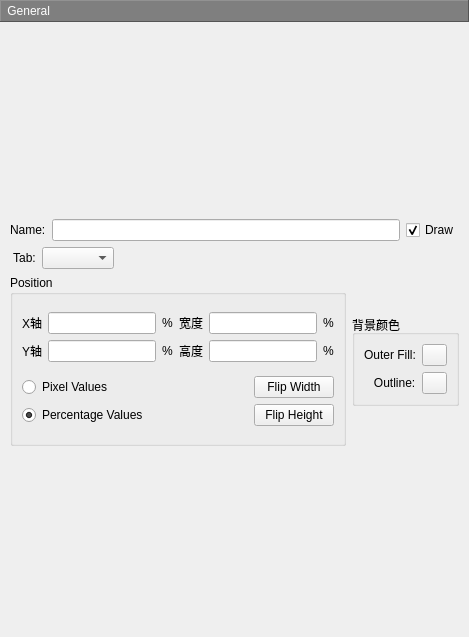
       <widget class="QWidget" name="page">
        <layout class="QVBoxLayout" name="verticalLayout_64" stretch="0,1,0,0,0,1">
         <property name="leftMargin">
          <number>0</number>
         </property>
         <property name="topMargin">
          <number>0</number>
         </property>
         <property name="rightMargin">
          <number>0</number>
         </property>
         <property name="bottomMargin">
          <number>0</number>
         </property>
         <item>
          <widget class="QLabel" name="label_163">
           <property name="minimumSize">
            <size>
             <width>0</width>
             <height>22</height>
            </size>
           </property>
           <property name="styleSheet">
            <string notr="true">background-color: rgb(127, 127, 127);
color: rgb(255, 255, 255);</string>
           </property>
           <property name="frameShape">
            <enum>QFrame::Panel</enum>
           </property>
           <property name="frameShadow">
            <enum>QFrame::Raised</enum>
           </property>
           <property name="text">
            <string> General</string>
           </property>
          </widget>
         </item>
         <item>
          <spacer name="verticalSpacer">
           <property name="orientation">
            <enum>Qt::Vertical</enum>
           </property>
           <property name="sizeHint" stdset="0">
            <size>
             <width>20</width>
             <height>191</height>
            </size>
           </property>
          </spacer>
         </item>
         <item>
          <layout class="QHBoxLayout" name="horizontalLayout_3">
           <property name="leftMargin">
            <number>10</number>
           </property>
           <property name="rightMargin">
            <number>10</number>
           </property>
           <item>
            <widget class="QLabel" name="label">
             <property name="text">
              <string>Name:</string>
             </property>
            </widget>
           </item>
           <item>
            <widget class="QLineEdit" name="lineEdit_plotName"/>
           </item>
           <item>
            <widget class="QCheckBox" name="checkBox_draw">
             <property name="text">
              <string>Draw</string>
             </property>
             <property name="checked">
              <bool>true</bool>
             </property>
            </widget>
           </item>
          </layout>
         </item>
         <item>
          <layout class="QHBoxLayout" name="horizontalLayout_4">
           <property name="leftMargin">
            <number>10</number>
           </property>
           <property name="rightMargin">
            <number>10</number>
           </property>
           <item>
            <widget class="QLabel" name="label_2">
             <property name="text">
              <string> Tab:</string>
             </property>
            </widget>
           </item>
           <item>
            <widget class="QComboBox" name="comboBox_tabName"/>
           </item>
           <item>
            <spacer name="horizontalSpacer">
             <property name="orientation">
              <enum>Qt::Horizontal</enum>
             </property>
             <property name="sizeHint" stdset="0">
              <size>
               <width>40</width>
               <height>20</height>
              </size>
             </property>
            </spacer>
           </item>
          </layout>
         </item>
         <item>
          <layout class="QHBoxLayout" name="horizontalLayout_5">
           <property name="leftMargin">
            <number>10</number>
           </property>
           <property name="rightMargin">
            <number>10</number>
           </property>
           <item>
            <widget class="QGroupBox" name="groupBox_3">
             <property name="title">
              <string>Position</string>
             </property>
             <layout class="QVBoxLayout" name="verticalLayout_63">
              <item>
               <layout class="QGridLayout" name="gridLayout">
                <item row="1" column="0">
                 <widget class="QLabel" name="label_4">
                  <property name="text">
                   <string>Y轴</string>
                  </property>
                 </widget>
                </item>
                <item row="1" column="1">
                 <widget class="QLineEdit" name="lineEdit_plotPositionY"/>
                </item>
                <item row="1" column="4">
                 <widget class="QLineEdit" name="lineEdit_plotHeight"/>
                </item>
                <item row="0" column="1">
                 <widget class="QLineEdit" name="lineEdit_plotPositionX"/>
                </item>
                <item row="1" column="3">
                 <widget class="QLabel" name="label_6">
                  <property name="text">
                   <string>高度</string>
                  </property>
                 </widget>
                </item>
                <item row="0" column="3">
                 <widget class="QLabel" name="label_5">
                  <property name="text">
                   <string>宽度</string>
                  </property>
                 </widget>
                </item>
                <item row="0" column="4">
                 <widget class="QLineEdit" name="lineEdit_plotWidth"/>
                </item>
                <item row="0" column="0">
                 <widget class="QLabel" name="label_3">
                  <property name="text">
                   <string>X轴</string>
                  </property>
                 </widget>
                </item>
                <item row="0" column="2">
                 <widget class="QLabel" name="label_xPos">
                  <property name="text">
                   <string>%</string>
                  </property>
                 </widget>
                </item>
                <item row="1" column="2">
                 <widget class="QLabel" name="label_yPos">
                  <property name="text">
                   <string>%</string>
                  </property>
                 </widget>
                </item>
                <item row="0" column="5">
                 <widget class="QLabel" name="label_widthPos">
                  <property name="text">
                   <string>%</string>
                  </property>
                 </widget>
                </item>
                <item row="1" column="5">
                 <widget class="QLabel" name="label_heightPos">
                  <property name="text">
                   <string>%</string>
                  </property>
                 </widget>
                </item>
               </layout>
              </item>
              <item>
               <layout class="QGridLayout" name="gridLayout_22">
                <item row="0" column="0">
                 <widget class="QRadioButton" name="radioButton_pixel">
                  <property name="text">
                   <string>Pixel Values</string>
                  </property>
                 </widget>
                </item>
                <item row="0" column="1">
                 <spacer name="horizontalSpacer_104">
                  <property name="orientation">
                   <enum>Qt::Horizontal</enum>
                  </property>
                  <property name="sizeHint" stdset="0">
                   <size>
                    <width>40</width>
                    <height>20</height>
                   </size>
                  </property>
                 </spacer>
                </item>
                <item row="0" column="2">
                 <widget class="QPushButton" name="pushButton_flipWidth">
                  <property name="text">
                   <string>Flip Width</string>
                  </property>
                 </widget>
                </item>
                <item row="1" column="0">
                 <widget class="QRadioButton" name="radioButton_percent">
                  <property name="text">
                   <string>Percentage Values</string>
                  </property>
                  <property name="checked">
                   <bool>true</bool>
                  </property>
                 </widget>
                </item>
                <item row="1" column="1">
                 <spacer name="horizontalSpacer_105">
                  <property name="orientation">
                   <enum>Qt::Horizontal</enum>
                  </property>
                  <property name="sizeHint" stdset="0">
                   <size>
                    <width>40</width>
                    <height>20</height>
                   </size>
                  </property>
                 </spacer>
                </item>
                <item row="1" column="2">
                 <widget class="QPushButton" name="pushButton_flipHeight">
                  <property name="text">
                   <string>Flip Height</string>
                  </property>
                 </widget>
                </item>
               </layout>
              </item>
             </layout>
            </widget>
           </item>
           <item>
            <layout class="QVBoxLayout" name="verticalLayout_3" stretch="0,0,0">
             <item>
              <spacer name="verticalSpacer_27">
               <property name="orientation">
                <enum>Qt::Vertical</enum>
               </property>
               <property name="sizeHint" stdset="0">
                <size>
                 <width>20</width>
                 <height>40</height>
                </size>
               </property>
              </spacer>
             </item>
             <item>
              <widget class="QGroupBox" name="groupBox_2">
               <property name="title">
                <string>背景颜色</string>
               </property>
               <layout class="QFormLayout" name="formLayout">
                <item row="0" column="0">
                 <widget class="QLabel" name="label_7">
                  <property name="text">
                   <string>Outer Fill:</string>
                  </property>
                 </widget>
                </item>
                <item row="0" column="1">
                 <widget class="ColorButton" name="pushButton_outerFillColor">
                  <property name="maximumSize">
                   <size>
                    <width>25</width>
                    <height>25</height>
                   </size>
                  </property>
                  <property name="text">
                   <string/>
                  </property>
                 </widget>
                </item>
                <item row="1" column="0">
                 <widget class="QLabel" name="label_8">
                  <property name="text">
                   <string>   Outline:</string>
                  </property>
                 </widget>
                </item>
                <item row="1" column="1">
                 <widget class="ColorButton" name="pushButton_outlineColor">
                  <property name="maximumSize">
                   <size>
                    <width>25</width>
                    <height>25</height>
                   </size>
                  </property>
                  <property name="text">
                   <string/>
                  </property>
                 </widget>
                </item>
               </layout>
              </widget>
             </item>
             <item>
              <spacer name="verticalSpacer_28">
               <property name="orientation">
                <enum>Qt::Vertical</enum>
               </property>
               <property name="sizeHint" stdset="0">
                <size>
                 <width>20</width>
                 <height>40</height>
                </size>
               </property>
              </spacer>
             </item>
            </layout>
           </item>
          </layout>
         </item>
         <item>
          <spacer name="verticalSpacer_2">
           <property name="orientation">
            <enum>Qt::Vertical</enum>
           </property>
           <property name="sizeHint" stdset="0">
            <size>
             <width>20</width>
             <height>191</height>
            </size>
           </property>
          </spacer>
         </item>
        </layout>
       </widget>
